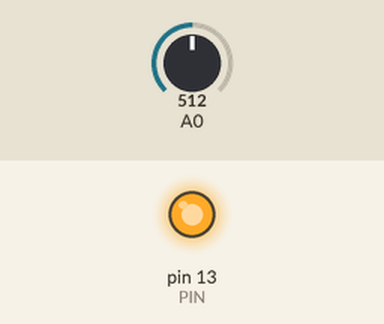
The sketch below on a simulated Arduino Uno, built with avr-gcc and run on an emulated ATmega328P. Shown: output pins drawn as LEDs (lit = HIGH). Inputs (shaded band) come from the test bench; at power-on: A0 = 512.

Above: at 1.2 s.
1.3 s: A0 set to 488
At 2.5 s:
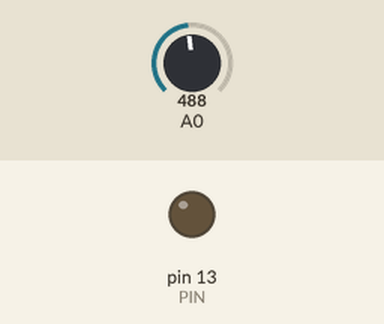
2.8 s: A0 set to 510
At 3.6 s:
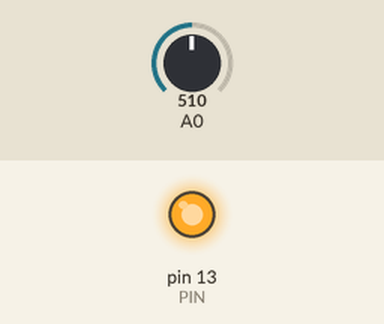
4.3 s: A0 set to 490
At 4.8 s:
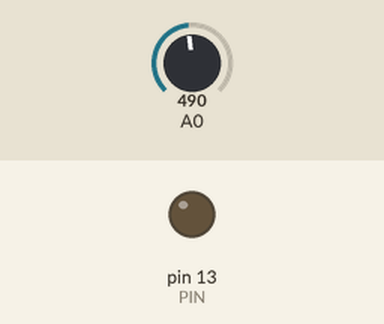
Timing chart, 0 to 7.3 s (numbered marks = the images above; inputs shaded):
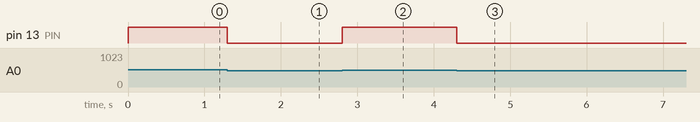

Measured:
- the behaviour switches between 500 and 499 on A0 (found by bisection; images 0 and 1)
- after the input at 1.3 s, pin 13 (PIN): HIGH → LOW at once
- after the input at 2.8 s, pin 13 (PIN): LOW → HIGH at once
- after the input at 4.3 s, pin 13 (PIN): HIGH → LOW at once

The sketch:

sharp_stopar.ino
```cpp
#define PIN 13

int read;

void setup() {
  Serial.begin(9600);
  pinMode(13, OUTPUT);

}

void loop() {
  read = analogRead(A0);
  if (read >= 500) {
    digitalWrite(PIN, HIGH);
  }
  else {
    digitalWrite(PIN, LOW);
  }

}
```
